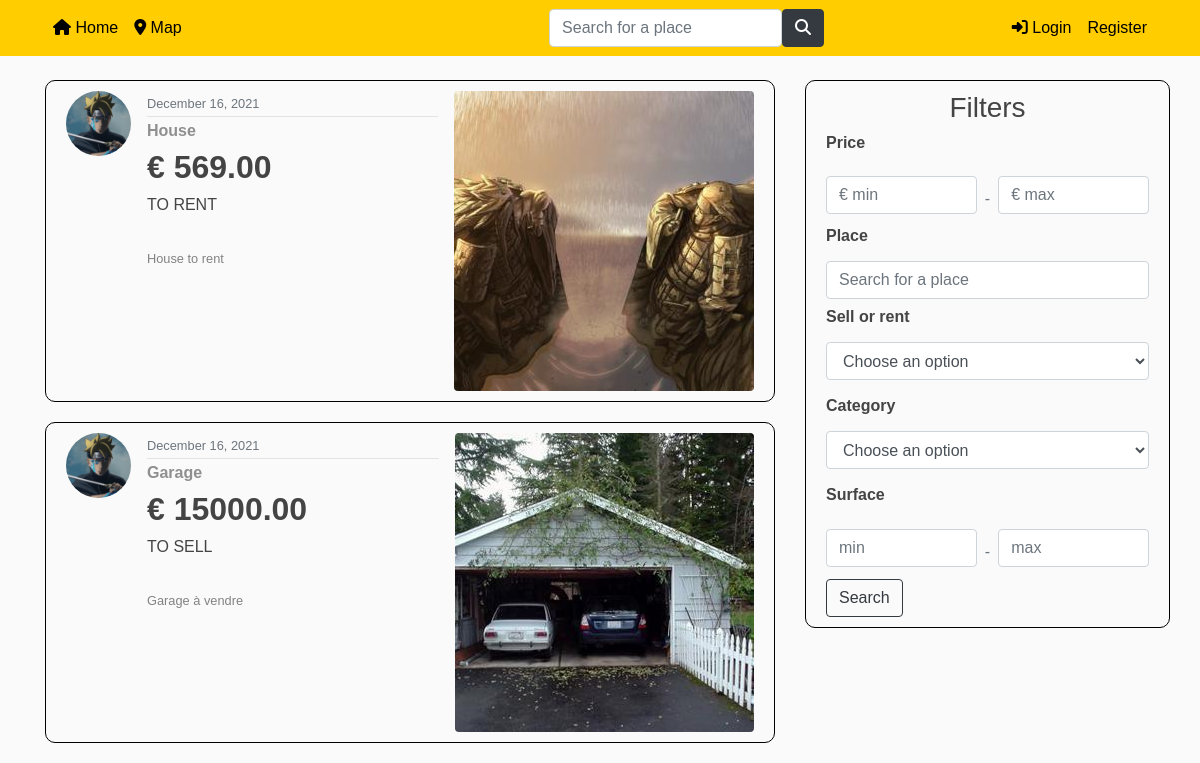
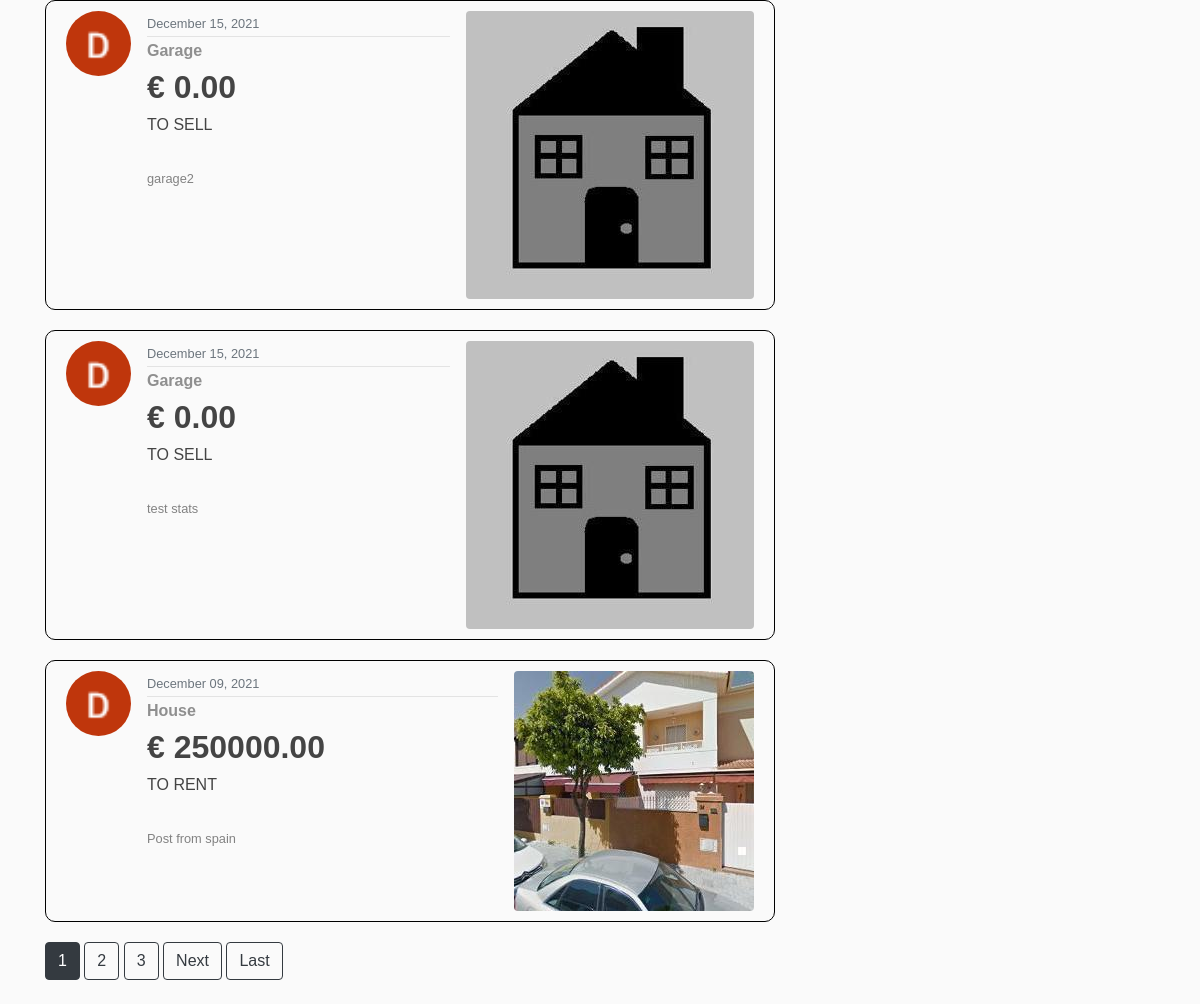
The page / on the database its author committed (2 pictures, top to bottom).
### blog/models.py (models this page shows, shortened)
class Post(models.Model): #creation d'un Post
    title = models.CharField(max_length=100)
    price = models.DecimalField(default=0, max_digits= 15, decimal_places=2)
    sell_rent = models.CharField(default= 'S', max_length=10, choices=SELLORRENT_CHOICES)
    localisation = models.CharField(default='Bruxelles',max_length=100)
    address = models.TextField(default='Boulevard du Triomphe 1 , 1050 Bruxelles')
    lat = models.FloatField(blank=True, null=True)  # blank pour autoriser des valeurs vides
    long = models.FloatField(blank=True, null=True)
    category = models.CharField(default= 'H', max_length=10, choices=CATEGORIES)
    surface = models.DecimalField(default=0, max_digits= 8, decimal_places=2)
    content = models.TextField()
    image = models.ImageField(default='defaultAnnounce.jpg', upload_to='announce_pics')
    image2 = models.ImageField(default='defaultAnnounce.jpg', upload_to='announce_pics')
    image3 = models.ImageField(default='defaultAnnounce.jpg', upload_to='announce_pics')
    date_posted = models.DateTimeField(default=timezone.now)
    author = models.ForeignKey(User, on_delete=models.CASCADE) #reférence à une autre classe (clé étrangère)
    number_views = models.IntegerField(default=0)
    room_number = models.IntegerField(default=0, blank=True, null=True)

### users/models.py (models this page shows, shortened)
class Profile(models.Model):
    user = models.OneToOneField(User, on_delete=models.CASCADE) #CASCADE : si je supprime l'utilisateur, le profil sera supprimé aussi. Mais si je supprime le profil, l'utilisateur ne sera pas supprimé
    image = models.ImageField(default='default.jpg', upload_to='profile_pics') #default = image par défaut si l'user ne choisit aucune pdp
    price_preference = models.DecimalField(default=0, max_digits=15, decimal_places=2) #prix maximum préféré
    localisation_preference = models.CharField(default='Bruxelles', max_length=100) #localisation préférée
    sell_rent_preference = models.CharField(default='S', max_length=10, choices=SELLORRENT_CHOICES) #a vendre ou a louer

### blog/views.py (the view)
# urls.py: path('', PostListView.as_view(), name='blog-home'), # localhost:8000/blog/
class PostListView(ListView): #affichage de tous les posts (home.html)
    model = Post
    template_name = 'blog/home.html' # <app>/<model>_<viewtype>.html
    context_object_name = 'posts'
    ordering = ['-date_posted'] #permet d'afficher les posts du plus récent au plus ancien (grâce au '-' devant date_posted)
    paginate_by = 5 #nombre de posts qui vont être affichés sur une page
    def get_context_data(self, *args, **kwargs):
        context = super(PostListView, self).get_context_data(*args, **kwargs)
        if(self.request.user.is_authenticated):
            curr_user = User.objects.filter(username=self.request.user).get()  # utilisateur actuel
            context['watchlist_list'] = curr_user.watchlist_list.all()
        else:
            context['watchlist_list'] = ''
        return context

### blog/templates/blog/home.html (shortened to what this page needs)
{% extends "blog/base.html" %}
{% block content %}
{% for post in posts %}
<a class="content-article" href="{% url 'post-detail' post.id %}">
    <article class="media content-section">
        <img class="rounded-circle article-img" src="{{ post.author.profile.image.url }}">
        <div class="media-body">
            <div class="article-metadata">
                <small class="text-muted">{{ post.date_posted|date:"F d, Y" }}</small>
            </div>
            <div class="post-content">
                <h6 class="post-content-category"><b>{{ post.get_category_display }}</b></h6>
                <h2 class="display-5"><b>€ {{ post.price }}</b></h2>
                <h6 class="text-uppercase">{{ post.get_sell_rent_display }}</h6>
                <br>
                <p class="post-content-title"><small>{{ post.title }}</small></p>
            </div>
        </div>
        <img class="rounded float-left ml-3" src="{{ post.image.url }}">
    </article>
</a>
{% endfor %}
{% if is_paginated %}
        {% for num in page_obj.paginator.page_range %}
            {% if page_obj.number == num %}
                <a class="btn btn-dark mb-4" href="?page={{ num }}">{{ num }}</a>
            {% elif num > page_obj.number|add:'-3' and num < page_obj.number|add:'3' %}
                <a class="btn btn-outline-dark mb-4" href="?page={{ num }}">{{ num }}</a>
            {% endif %}
        {% endfor %}
        {% if page_obj.has_next %}
                <a class="btn btn-outline-dark mb-4" href="?page={{ page_obj.next_page_number }}">Next</a>
                <a class="btn btn-outline-dark mb-4" href="?page={{ page_obj.paginator.num_pages }}">Last</a>
        {% endif %}
{% endif %}
</div>
        <section class="col-md-4">
            <div class="content-section filter-section">
                <h3 style="text-align: center;">Filters</h3>
                <form action="{% url 'blog-filter' %}" method=GET>
                    <h6 class="font-weight-bold mb-3">Price</h6>
                    <div class="d-flex align-items-center mt-4 pb-1">
                        <div class="md-form md-outline my-0">
                            <input class="form-control mb-2" name="priceMin" placeholder="€ min">
                        </div>
                        <p class="px-2 mb-0 text-muted"> - </p>
                        <div class="md-form md-outline my-0">
                            <input class="form-control mb-2" name="priceMax" placeholder="€ max">
                        </div>
                    </div>
                    <h6 class="font-weight-bold mb-3">Place</h6>
                    <input aria-label="Search" class="form-control me-2" name="localisation" placeholder="Search for a place"
                           type="search">
                    <h6 class="font-weight-bold mt-2 mb-3">Sell or rent</h6>
                    <div class="form-group">
                        <select class="form-control" name="sellOrRent" >
                            <option>Choose an option</option>
                        </select>
                    </div>
                    <h6 class="font-weight-bold mb-3">Category</h6>
                    <div class="form-group">
                        <select class="form-control" name="category" >
                            <option>Choose an option</option>
                        </select>
                    </div>
                    <h6 class="font-weight-bold mb-3">Surface</h6>
                    <div class="d-flex align-items-center mt-4 pb-1">
                        <div class="md-form md-outline my-0">
                            <input class="form-control mb-2"  name="surfaceMin" placeholder="min" type="text">
                        </div>
                        <p class="px-2 mb-0 text-muted"> - </p>
                        <div class="md-form md-outline my-0">
                            <input class="form-control mb-2" name="surfaceMax" placeholder="max" type="text">
                        </div>
                    </div>
                    <button class="btn btn-outline-dark" type="submit">Search</button>
                </form>
            </div>
        </section>
{% endblock content %}

### blog/static/blog/main.css (style rules this page uses)
body { font-family: Verdana, sans-serif; background: #fafafa; color: #333333; margin-top: 5rem; }
h1, h2, h3, h4, h5, h6 { color: #444444; }
.post-content-title { color: #828282; }
.post-content-category { color: #8F8F8F; }
.content-section { transition: box-shadow .3s; background: #fafafa; padding: 10px 20px; border: 1px solid black; border-radius: 10px; margin-bottom: 20px; }
.filter-section { position: absolute; }
.article-img { height: 65px; width: 65px; margin-right: 16px; }
.article-metadata { padding-bottom: 1px; margin-bottom: 4px; border-bottom: 1px solid #e3e3e3 }

### rows shown on the page
Post: author.profile.image (picture), date_posted "December 16, 2021", category "House", price "569.00", sell_rent "TO RENT", title "House to rent", image (picture)
Post: author.profile.image (picture), date_posted "December 16, 2021", category "Garage", price "15000.00", sell_rent "TO SELL", title "Garage à vendre", image (picture)
Post: author.profile.image (picture), date_posted "December 15, 2021", category "Garage", price "0.00", sell_rent "TO SELL", title "garage2", image (placeholder picture)
Post: author.profile.image (picture), date_posted "December 15, 2021", category "Garage", price "0.00", sell_rent "TO SELL", title "test stats", image (placeholder picture)
Post: author.profile.image (picture), date_posted "December 09, 2021", category "House", price "250000.00", sell_rent "TO RENT", title "Post from spain", image (picture)

### other values the page prints
{{ num }} "1"
{{ num }} "2" "3"
